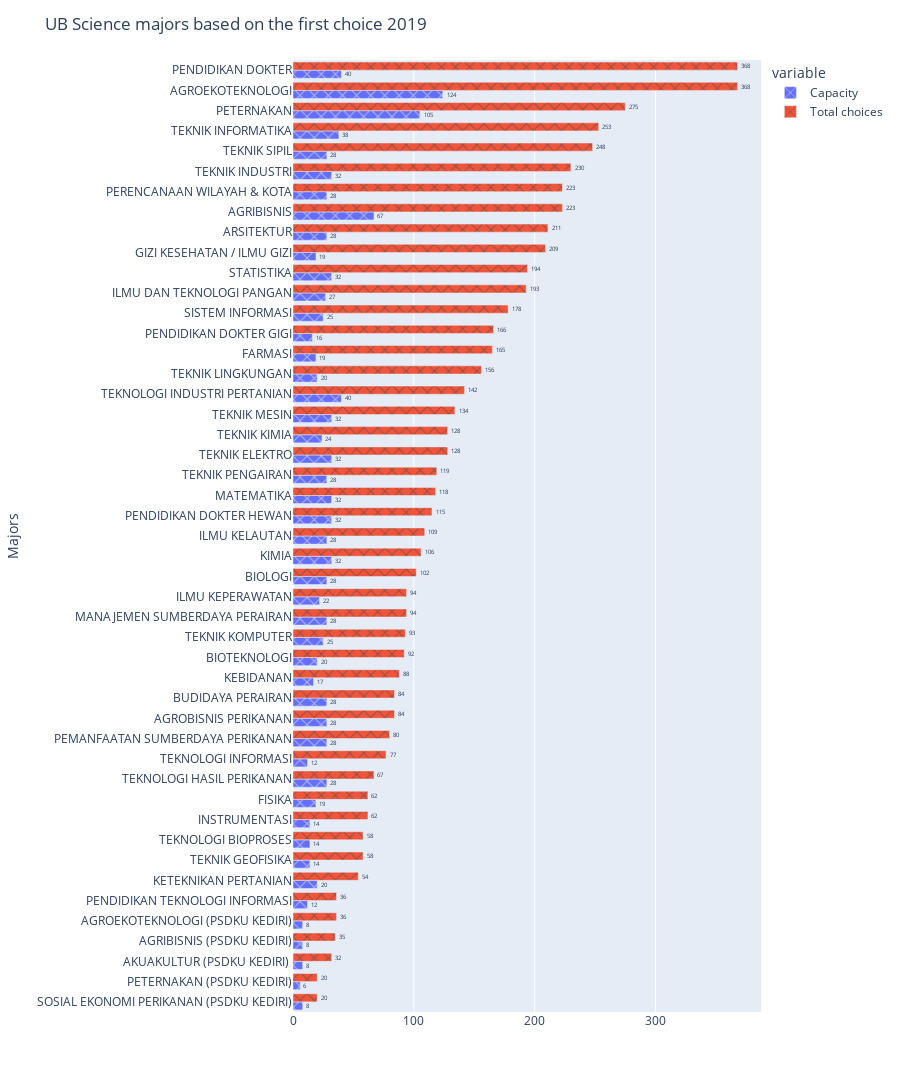

Notebook code cell kept with this figure:
### Code cell
fig = px.bar(data_frame=a,y='first_major',x=['Capacity','Total choices'],barmode='group',height=1400,text_auto=True,pattern_shape_sequence=["x"],)
fig.update_layout(title='UB Science majors based on the first choice 2019',xaxis_title='',yaxis_title='Majors')
fig.update_traces(textfont_size=36, textangle=0, textposition="outside", cliponaxis=False)
fig.show()

### Figure 1 — Plotly figure (JSON) as saved in the notebook; plotly's stock layout.template omitted (floating-point values rounded to 4 significant figures)
{"data": [{"alignmentgroup": "True", "cliponaxis": false, "hovertemplate": "variable=Capacity<br>value=%{x}<br>first_major=%{y}<extra></extra>", "legendgroup": "Capacity", "marker": {"color": "#636efa", "pattern": {"shape": "x"}}, "name": "Capacity", "offsetgroup": "Capacity", "orientation": "h", "showlegend": true, "textangle": 0, "textfont": {"size": 36}, "textposition": "outside", "texttemplate": "%{x}", "type": "bar", "x": [8, 6, 8, 8, 8, 12, 20, 14, 14, 14, 19, 28, 12, 28, 28, 28, 17, 20, 25, 28, 22, 28, 32, 28, 32, 32, 28, 32, 24, 32, 40, 20, 19, 16, 25, 27, 32, 19, 28, 67, 28, 32, 28, 38, 105, 124, 40], "xaxis": "x", "y": ["SOSIAL EKONOMI PERIKANAN (PSDKU KEDIRI)", "PETERNAKAN (PSDKU KEDIRI)", "AKUAKULTUR (PSDKU KEDIRI) ", "AGRIBISNIS (PSDKU KEDIRI)", "AGROEKOTEKNOLOGI (PSDKU KEDIRI)", "PENDIDIKAN TEKNOLOGI INFORMASI", "KETEKNIKAN PERTANIAN", "TEKNIK GEOFISIKA", "TEKNOLOGI BIOPROSES", "INSTRUMENTASI", "FISIKA", "TEKNOLOGI HASIL PERIKANAN", "TEKNOLOGI INFORMASI", "PEMANFAATAN SUMBERDAYA PERIKANAN", "AGROBISNIS PERIKANAN", "BUDIDAYA PERAIRAN", "KEBIDANAN", "BIOTEKNOLOGI", "TEKNIK KOMPUTER", "MANAJEMEN SUMBERDAYA PERAIRAN", "ILMU KEPERAWATAN", "BIOLOGI", "KIMIA", "ILMU KELAUTAN", "PENDIDIKAN DOKTER HEWAN", "MATEMATIKA", "TEKNIK PENGAIRAN", "TEKNIK ELEKTRO", "TEKNIK KIMIA", "TEKNIK MESIN", "TEKNOLOGI INDUSTRI PERTANIAN", "TEKNIK LINGKUNGAN", "FARMASI", "PENDIDIKAN DOKTER GIGI", "SISTEM INFORMASI", "ILMU DAN TEKNOLOGI PANGAN", "STATISTIKA", "GIZI KESEHATAN / ILMU GIZI", "ARSITEKTUR", "AGRIBISNIS", "PERENCANAAN WILAYAH & KOTA", "TEKNIK INDUSTRI", "TEKNIK SIPIL", "TEKNIK INFORMATIKA", "PETERNAKAN", "AGROEKOTEKNOLOGI", "PENDIDIKAN DOKTER"], "yaxis": "y"}, {"alignmentgroup": "True", "cliponaxis": false, "hovertemplate": "variable=Total choices<br>value=%{x}<br>first_major=%{y}<extra></extra>", "legendgroup": "Total choices", "marker": {"color": "#EF553B", "pattern": {"shape": "x"}}, "name": "Total choices", "offsetgroup": "Total choices", "orientation": "h", "showlegend": true, "textangle": 0, "textfont": {"size": 36}, "textposition": "outside", "texttemplate": "%{x}", "type": "bar", "x": [20, 20, 32, 35, 36, 36, 54, 58, 58, 62, 62, 67, 77, 80, 84, 84, 88, 92, 93, 94, 94, 102, 106, 109, 115, 118, 119, 128, 128, 134, 142, 156, 165, 166, 178, 193, 194, 209, 211, 223, 223, 230, 248, 253, 275, 368, 368], "xaxis": "x", "y": ["SOSIAL EKONOMI PERIKANAN (PSDKU KEDIRI)", "PETERNAKAN (PSDKU KEDIRI)", "AKUAKULTUR (PSDKU KEDIRI) ", "AGRIBISNIS (PSDKU KEDIRI)", "AGROEKOTEKNOLOGI (PSDKU KEDIRI)", "PENDIDIKAN TEKNOLOGI INFORMASI", "KETEKNIKAN PERTANIAN", "TEKNIK GEOFISIKA", "TEKNOLOGI BIOPROSES", "INSTRUMENTASI", "FISIKA", "TEKNOLOGI HASIL PERIKANAN", "TEKNOLOGI INFORMASI", "PEMANFAATAN SUMBERDAYA PERIKANAN", "AGROBISNIS PERIKANAN", "BUDIDAYA PERAIRAN", "KEBIDANAN", "BIOTEKNOLOGI", "TEKNIK KOMPUTER", "MANAJEMEN SUMBERDAYA PERAIRAN", "ILMU KEPERAWATAN", "BIOLOGI", "KIMIA", "ILMU KELAUTAN", "PENDIDIKAN DOKTER HEWAN", "MATEMATIKA", "TEKNIK PENGAIRAN", "TEKNIK ELEKTRO", "TEKNIK KIMIA", "TEKNIK MESIN", "TEKNOLOGI INDUSTRI PERTANIAN", "TEKNIK LINGKUNGAN", "FARMASI", "PENDIDIKAN DOKTER GIGI", "SISTEM INFORMASI", "ILMU DAN TEKNOLOGI PANGAN", "STATISTIKA", "GIZI KESEHATAN / ILMU GIZI", "ARSITEKTUR", "AGRIBISNIS", "PERENCANAAN WILAYAH & KOTA", "TEKNIK INDUSTRI", "TEKNIK SIPIL", "TEKNIK INFORMATIKA", "PETERNAKAN", "AGROEKOTEKNOLOGI", "PENDIDIKAN DOKTER"], "yaxis": "y"}], "layout": {"barmode": "group", "height": 1400, "legend": {"title": {"text": "variable"}, "tracegroupgap": 0}, "margin": {"t": 60}, "title": {"text": "UB Science majors based on the first choice 2019"}, "xaxis": {"anchor": "y", "domain": [0, 1], "title": {"text": ""}}, "yaxis": {"anchor": "x", "domain": [0, 1], "title": {"text": "Majors"}}}}
